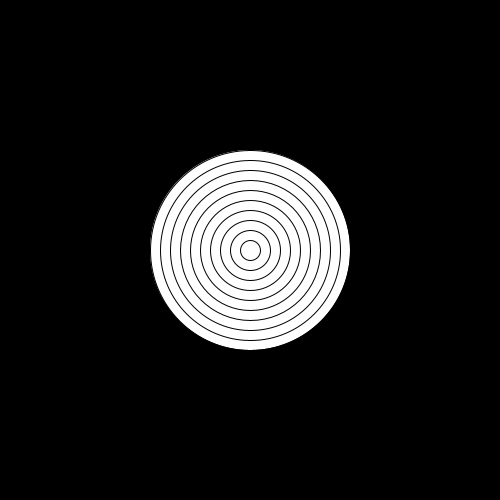
Frame 1 (no input)
Frame 60 (the mouse pressed at the canvas centre just before this capture): identical to frame 1, image omitted
Frame 120 (the mouse held since frame 60 and released just before this capture): identical to frame 1, image omitted

The Processing sketch that drew this single still picture (run headless with seeded random() and noise(); from frame 60 on, the mouse is pressed at the canvas centre):

// Processing sketch: bullseyeFunction
// ── bullseyeFunction.pde


void setup() {
  size(500, 500);
}

void draw() {
  background(0);
  bullseye(width/2, height/2, 200, 10);
}

void bullseye(int x, int y, int radius, int rings) {
  
  for (int i = radius; i > 0; i = i - radius/rings) {
    ellipse (x, y, i, i);
  }
}
